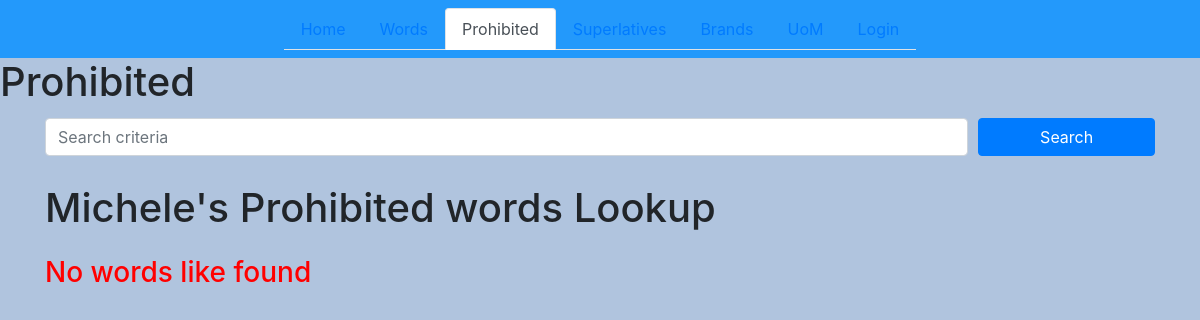
Page /prohibited on the earlier database version.
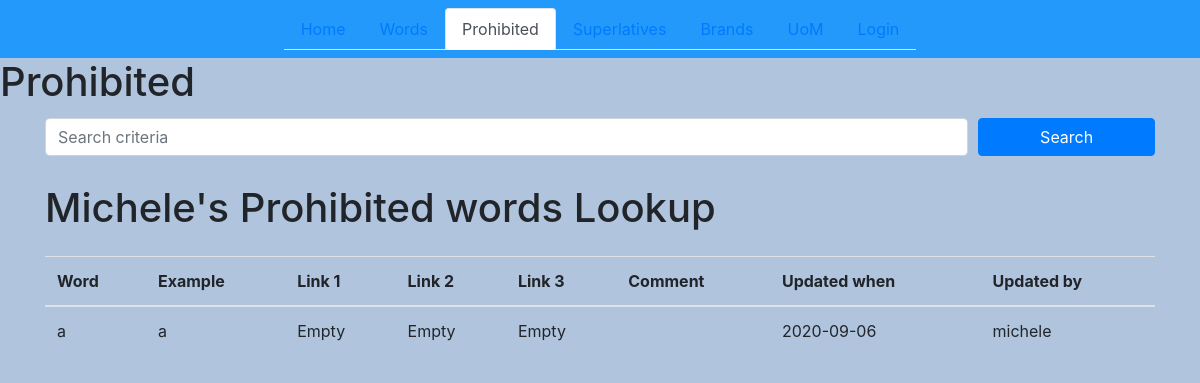
Same page on the later database version.
### models.py (models this page shows)
class Prohibited(db.Model):
    id = db.Column(db.Integer, primary_key=True)
    word = db.Column(db.String(120), nullable=False, unique=True)
    example = db.Column(db.String(120), nullable=True)
    ss1 = db.Column(db.String(120), nullable=True)
    ss2 = db.Column(db.String(120), nullable=True)
    ss3 = db.Column(db.String(120), nullable=True)
    comment = db.Column(db.String(120), nullable=True)
    updated_by = db.Column(db.Integer, db.ForeignKey('user.id'), nullable=False)
    updated_when = db.Column(db.DateTime, nullable=False, default=datetime.utcnow)

### routes.py (the view)
@app.route('/prohibited', methods=['GET', 'POST'])
def prohibited():
    if request.method == 'POST':
        if request.form['word'] == '':
            return "prohibited Word cannot be empty"
        else:
            word = request.form['word']
            example = request.form['example']
            ss1 = request.form['ss1']
            ss2 = request.form['ss2']
            ss3 = request.form['ss3']
            comment = request.form['comment']
            prohibited = Prohibited(word=word, example=example, ss1=ss1, ss2=ss2,ss3=ss3, comment=comment, updated_by=current_user.username)
            try:
                db.session.add(prohibited)
                db.session.commit()
                return redirect('/prohibited')
            except:
                return "There was a problem adding new stuff."
    else:
        prohibited = Prohibited.query.order_by(Prohibited.updated_when).all()
        return render_template('prohibited.html', prohibited=prohibited)

### templates/prohibited.html (shortened to what this page needs)
{% extends 'base.html' %}
{% block content %}
<h1> Prohibited</h1>
<div class="container">
<form action="/prohibited/search" method="POST">
    <div class="form-row">
        <div class="col-sm-10 my-1">
            <input type="text" class="form-control" name="search" id="search" placeholder="Search criteria" >
        </div>
        <div class="col-sm-2 my-1">
            <button type="submit" class="btn btn-primary btn-block">Search</button>
        </div>
    </div>
</form>
</div>
<div class="container">
    <h1 class="my-4">Michele's Prohibited words Lookup</h1>
    {% if prohibited|length < 1 %}
    <h3 style="color:Red;"><p>No words like {{ searchword }} found</p></h3>
    {% else %}
    <table class="table">
        <thead>
            <tr>
                <th>Word</th>
                <th>Example</th>
                <th>Link 1</th>
                <th>Link 2</th>
                <th>Link 3</th>
                <th>Comment</th>
                <th>Updated when</th>
                <th>Updated by</th>
            </tr>
        </thead>
        <tbody>
            {% for prohibited in prohibited %}
            <tr>
                <td>{{ prohibited.word }}</a></td>
                <td>{{ prohibited.example }}</a></td>
                {% if prohibited.ss1 != '' %}
                    <td><a href="{{ prohibited.ss1 }}">Link</a></td>
                {% else %}
                    <td>Empty</td>
                {% endif %}
                {% if prohibited.ss2 != '' %}
                    <td><a href="{{ prohibited.ss2 }}">Link</a></td>
                {% else %}
                    <td>Empty</td>
                {% endif %}
                {% if prohibited.ss3 != '' %}
                    <td><a href="{{ prohibited.ss3 }}">Link</a></td>
                {% else %}
                    <td>Empty</td>
                {% endif %}
                <td>{{ prohibited.comment}}</a></td>
                <td>{{ prohibited.updated_when.date() }}</td>
                <td>{{ prohibited.updated_by}}</td>
            </tr>
            {% endfor %}
        </tbody>
    </table>
    {% endif %}
</div>
{% endblock content %}

### templates/base.html (shortened to what this page needs)
<!DOCTYPE html>
<html lang="en">
    <head>
        <link rel="stylesheet" href="https://stackpath.bootstrapcdn.com/bootstrap/4.3.1/css/bootstrap.min.css">
        <link rel="stylesheet" href="{{ url_for('static', filename='css/main.css') }}">
        </head>
<nav class="navbar navbar-expang-lg navbar-light bg-lightsteelblue justify-content-center ">
    <ul class="nav nav-tabs">
        <li class="nav-item">
          <a class="nav-link  {{ 'active' if 'index' in   request.endpoint  else '' }} " href="{{ url_for('index') }}">Home</a>
        </li>
        <li class="nav-item">
          <a class="nav-link {{ 'active' if 'words' in request.endpoint  else '' }}" href="{{ url_for('words') }}">Words</a>
        </li>
        <li class="nav-item">
          <a class="nav-link {{ 'active' if 'prohibited' in request.endpoint  else '' }}" href="{{ url_for('prohibited') }}">Prohibited</a>
      </li>
        <li class="nav-item">
            <a class="nav-link {{ 'active' if 'superlatives' in request.endpoint else '' }}" href="{{ url_for('superlatives') }}">Superlatives</a>
        </li>
          <li class="nav-item">
            <a class="nav-link {{ 'active' if 'brands' in request.endpoint  else '' }}" href="{{ url_for('brands') }}">Brands</a>
          </li>
          <li class="nav-item">
            <a class="nav-link {{ 'active' if 'uom'  in request.endpoint else '' }}" href="{{ url_for('uom') }}">UoM</a>
          </li>
          {% if current_user.is_anonymous%}
          <li class="nav-item">
            <a class="nav-link {{ 'active' if  'login' in request.endpoint else '' }}" href="{{ url_for('login') }}">Login</a>
          </li>
          {% else %}
          <li class="nav-item">
            <a class="nav-link {{ 'active' if 'logout' in request.endpoint else '' }}" href="{{ url_for('logout') }}" >Logout</a>
          </li>
          {% endif %}
      </ul>
</nav>
        <body>
            {% block content %} {% endblock %}
        </body>
</html>

### static/css/main.css (style rules this page uses)
body { background: lightsteelblue; }
nav { color: #000000; background-color: #2399FB; border-color: #dee2e6 #dee2e6 #fff; }

Differences in the rows shown:
added Prohibited: word "a", example "a", ss1 "Empty", ss2 "Empty", ss3 "Empty", updated_when "2020-09-06", updated_by "michele"
Other differences:
text no longer shown: "No words like found"
text now shown: "Word Example Link 1 Link 2 Link 3 Comment Updated when Updated by"
